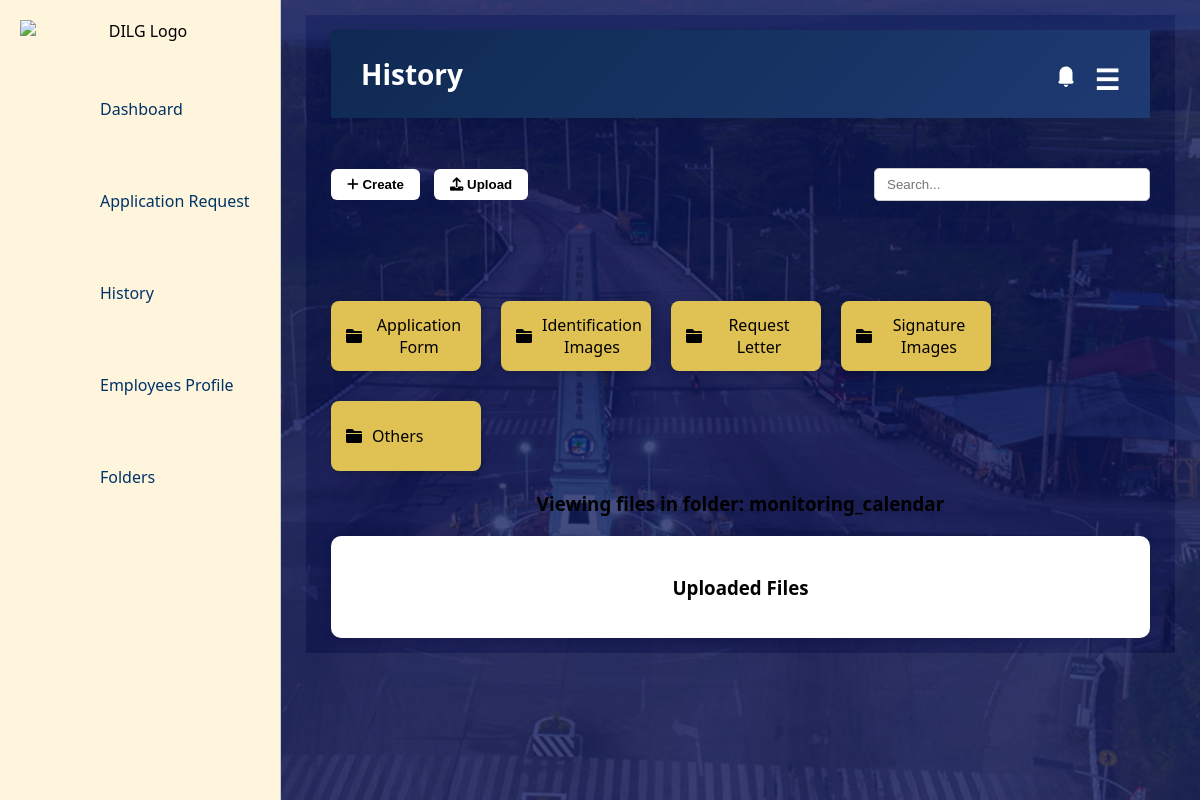
Screenshot of /folders/monitoring_calendar/ with the database file from the repository.
### landing/models.py (models this page shows, shortened)
class Folder(models.Model):
    name = models.CharField(max_length=255, unique=True)

### landing/views.py (the view)
# urls.py: path('folders/<str:folder_name>/', views.folder_detail, name='folder_detail'),
def folder_detail(request, folder_name):
    files = File.objects.filter(folder=folder_name)
    folders = Folder.objects.all()
    return render(request, 'landing/fold.html', {
        'files': files,
        'folders': folders,
        'selected_folder': folder_name,
    })

### landing/templates/landing/fold.html (shortened to what this page needs)
{% load static %}
<!DOCTYPE html>
<html lang="en">
<head>
  <link rel="stylesheet" href="https://cdnjs.cloudflare.com/ajax/libs/font-awesome/6.4.0/css/all.min.css">
  <link rel="stylesheet" href="{% static 'css/style.css' %}">
  <link href="https://cdnjs.cloudflare.com/ajax/libs/font-awesome/6.0.0-beta3/css/all.min.css" rel="stylesheet">
</head>
<body>
  <div class="sidebar">
    <img src="{% static 'images/DILG-Logo.png' %}" alt="DILG Logo" class="sidebar-logo" />
   <ul>
    <li>
        <a href="{% url 'landing:dashboard' %}"
           class="{% if request.resolver_match.url_name == 'dashboard' %}active{% endif %}">
            Dashboard
        </a>
    </li>
    <li>
        <a href="{% url 'landing:application_request' %}"
           class="{% if request.resolver_match.url_name == 'application_request' %}active{% endif %}">
            Application Request
        </a>
    </li>
    <li>
        <a href="{% url 'landing:history' %}"
           class="{% if request.resolver_match.url_name == 'history' %}active{% endif %}">
            History
        </a>
    </li>
    <li>
        <a href="{% url 'landing:employees_profile' %}"
           class="{% if request.resolver_match.url_name == 'employees_profile' %}active{% endif %}">
            Employees Profile
        </a>
    </li>
    <li>
        <a href="{% url 'landing:fold' %}"
           class="{% if request.resolver_match.url_name == 'fold' %}active{% endif %}">
            Folders
        </a>
    </li>
</ul>
  </div>
  <div class="main-content">
    <div class="main-content">
    <div class="header">
      <span>History</span>
      <div class="header-actions">
        <div class="notification-icon">
        <svg xmlns="http://www.w3.org/2000/svg" width="26" height="26" fill="white" viewBox="0 0 24 24">
          <path d="M12 24c1.104 0 2-.897 2-2h-4c0 1.103.896 2 2 2zm6.707-5.293L18 18V11c0-3.309-2.691-6-6-6S6 7.691 6 11v7l-.707.707C4.521 19.479 5.262 21 6.828 21h10.344c1.566 0 2.307-1.521 1.535-2.293z"/>
        </svg>
        </div>
          <div class="menu-icon">
          <a href="{% url 'landing:landing_page' %}">☰</a>
        </div>
      </div>
    </div>
    <div class="top-bar">
      <div class="top-left-buttons">
        <button onclick="toggleCreateFolderForm()"><i class="fas fa-plus"></i> Create</button>
        <button onclick="document.getElementById('fileInput').click();"><i class="fas fa-upload"></i> Upload</button>
      </div>
      <input class="search-box" type="text" placeholder="Search...">
    </div>
    <div class="folders-grid">
      {% for folder in folders %}
        <a href="{% url 'landing:folder_detail' folder.name %}">
          <div class="folder">
            <i class="fa fa-folder"></i> {{ folder.name }}
          </div>
        </a>
      {% endfor %}
    </div>
    {% if selected_folder %}
      <h3>Viewing files in folder: <strong>{{ selected_folder }}</strong></h3>
    {% endif %}
    <div class="file-list p-4">
      <h3 class="text-center font-semibold text-lg mb-4">Uploaded Files</h3>
    </div>
  </div>
</body>
</html>

### landing/static/css/style.css (style rules this page uses)
body { font-family: Arial, sans-serif; text-align: center; background: url('/static/bg.jpg') no-repeat center center fixed; background-size: cover; }
a { display: block; margin-top: 10px; color: white; text-decoration: none; }
.folders-grid { display: flex; flex-wrap: wrap; gap: 20px; margin: 20px 0; }

### landing/templates/landing/fold.html (style rules this page uses)
body { margin: 0; font-family: 'Segoe UI', sans-serif; display: flex; height: 100vh; }
.sidebar { width: 240px; background-color: #fff5dd; padding: 20px; display: flex; flex-direction: column; border-right: 1px solid #ccc; }
.sidebar ul { list-style: none; }
.sidebar ul li { padding: 15px; color: #222; font-weight: 600; cursor: pointer; border-left: 5px solid transparent; }
.sidebar a { text-decoration: none; color: #003366; padding: 15px 20px; width: 100%; text-align: left; transition: 0.3s; font-weight: 500; }
.main-content { flex: 1; background-color: #f4f4f4; padding: 15px 25px; overflow-y: auto; background: url('/static/images/background.jpg') no-repeat center center fixed; background-size: cover; position: relative; }
.header { background: linear-gradient(135deg, #0e2a52 0%, #1e3a72 100%); color: white; padding: 25px 30px; font-size: 28px; font-weight: bold; box-shadow: 0 2px 10px rgba(0,0,0,0.1); display: flex; justify-content: space-between; align-items: center; }
.header-actions { display: flex; gap: 15px; }
.notification-icon, .menu-icon { width: 26px; height: 26px; border-radius: 20%; display: flex; align-items: center; justify-content: center; cursor: pointer; transition: background-color 0.3s ease; }
.top-bar { display: flex; justify-content: space-between; align-items: center; margin-bottom: 90px; margin-top: 50px; }
.top-left-buttons button { background-color: white; color: black; padding: 8px 16px; border: none; margin-right: 10px; border-radius: 6px; font-weight: 600; cursor: pointer; }
.search-box { padding: 8px 12px; border: 1px solid #ccc; border-radius: 5px; width: 250px; outline: none; }
.folders-grid { display: grid; grid-template-columns: repeat(auto-fill, minmax(180px, 1fr)); gap: 20px; margin-top: 10px; }
.folder { background-color: #e0c153; border-radius: 8px; padding: 15px; color: #000; font-weight: 500; display: flex; align-items: center; gap: 10px; box-shadow: 2px 2px 8px rgba(0,0,0,0.2); cursor: pointer; transition: 0.2s; width: 120px; height:40px; }
.folders-grid { display: flex; flex-wrap: wrap; gap: 20px; margin: 20px 0; }
.file-list { background-color: white; padding: 20px; border-radius: 10px; margin-top: 20px; box-shadow: 0 0 10px rgba(0,0,0,0.1); }

### rows the page displays
Folder: name "Application Form"
Folder: name "Identification Images"
Folder: name "Request Letter"
Folder: name "Signature Images"
Folder: name "Others"

### other values shown
{{ selected_folder }} "monitoring_calendar"
